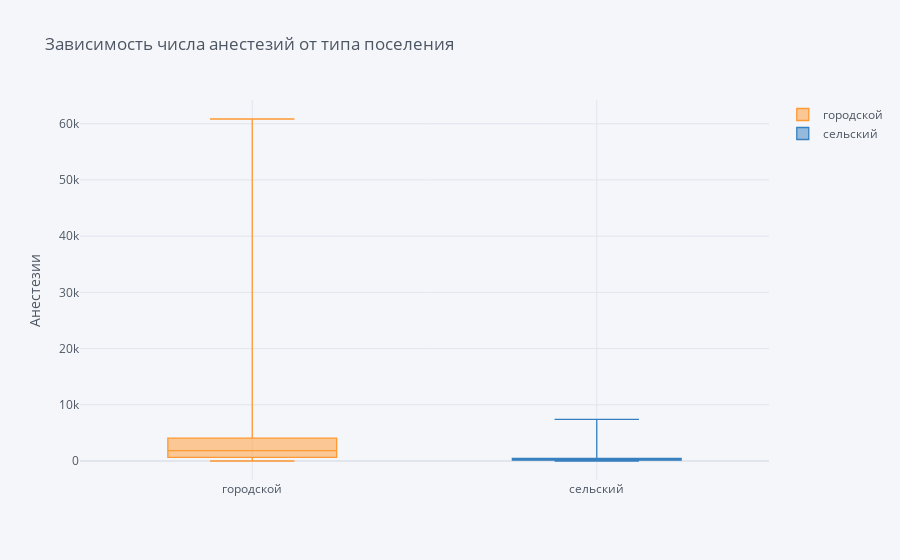

Source (notebook cell):
### Code cell
# Зависимость числа анестезий от типа поселения визуализация данных с помощью Plotly
data_test.pivot(columns='Тип поселения', values='01._Аналгоседация').iplot(
        kind='box',
        yTitle='Анестезии',
        title='Зависимость числа анестезий от типа поселения')

### Figure 1 — Plotly figure (JSON) as saved in the notebook; plotly's stock layout.template omitted (floating-point values rounded to 4 significant figures; data arrays with more than 128 entries replaced by an {"elided": "..."} marker saying what was removed)
{"data": [{"boxpoints": false, "line": {"width": 1.3}, "marker": {"color": "rgba(255, 153, 51, 1.0)"}, "name": "городской", "orientation": "v", "type": "box", "y": {"elided": "1538 int values"}}, {"boxpoints": false, "line": {"width": 1.3}, "marker": {"color": "rgba(55, 128, 191, 1.0)"}, "name": "сельский", "orientation": "v", "type": "box", "y": {"elided": "1538 int values"}}], "layout": {"legend": {"bgcolor": "#F5F6F9", "font": {"color": "#4D5663"}}, "paper_bgcolor": "#F5F6F9", "plot_bgcolor": "#F5F6F9", "title": {"font": {"color": "#4D5663"}, "text": "Зависимость числа анестезий от типа поселения"}, "xaxis": {"gridcolor": "#E1E5ED", "showgrid": true, "tickfont": {"color": "#4D5663"}, "title": {"font": {"color": "#4D5663"}, "text": ""}, "zerolinecolor": "#E1E5ED"}, "yaxis": {"gridcolor": "#E1E5ED", "showgrid": true, "tickfont": {"color": "#4D5663"}, "title": {"font": {"color": "#4D5663"}, "text": "Анестезии"}, "zerolinecolor": "#E1E5ED"}}}
